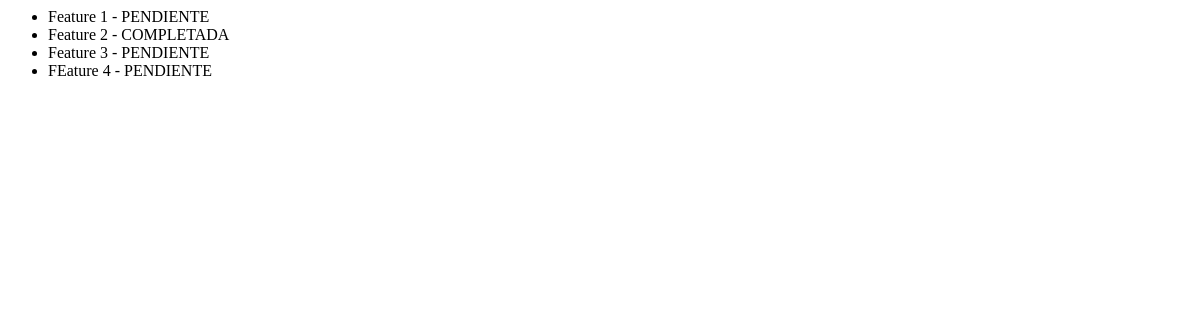
/producto/feature/, run on an earlier commit of the app's database.
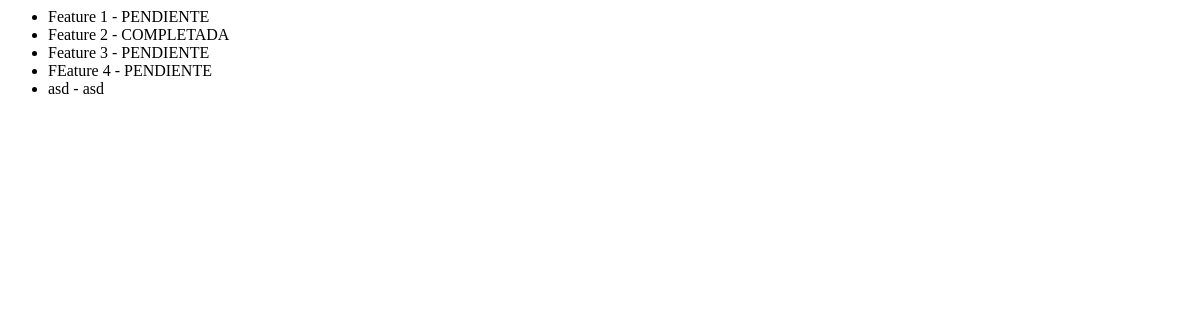
And on a later commit of the database.
### producto/models.py (models this page shows)
class Feature(models.Model):
    description = models.CharField(max_length=200)
    expected_delivery = models.DateTimeField('date published')
    status = models.CharField(max_length=20)

### producto/views.py (the view)
def index_feature(request):
    feature_list = Feature.objects.all()
    context = {
        'features_list': feature_list,
    }
    return render(request, 'producto/index_feature.html', context)

### producto/templates/producto/index_feature.html
{% if features_list %}
    <ul>
    {% for feature in features_list %}
        <li>{{ feature.description }} - {{ feature.status }}</li>
    {% endfor %}
    </ul>
{% else %}
    <p>No features are available.</p>
{% endif %}

What changed in the data, as far as the page shows it:
added Feature: description "asd", status "asd"
